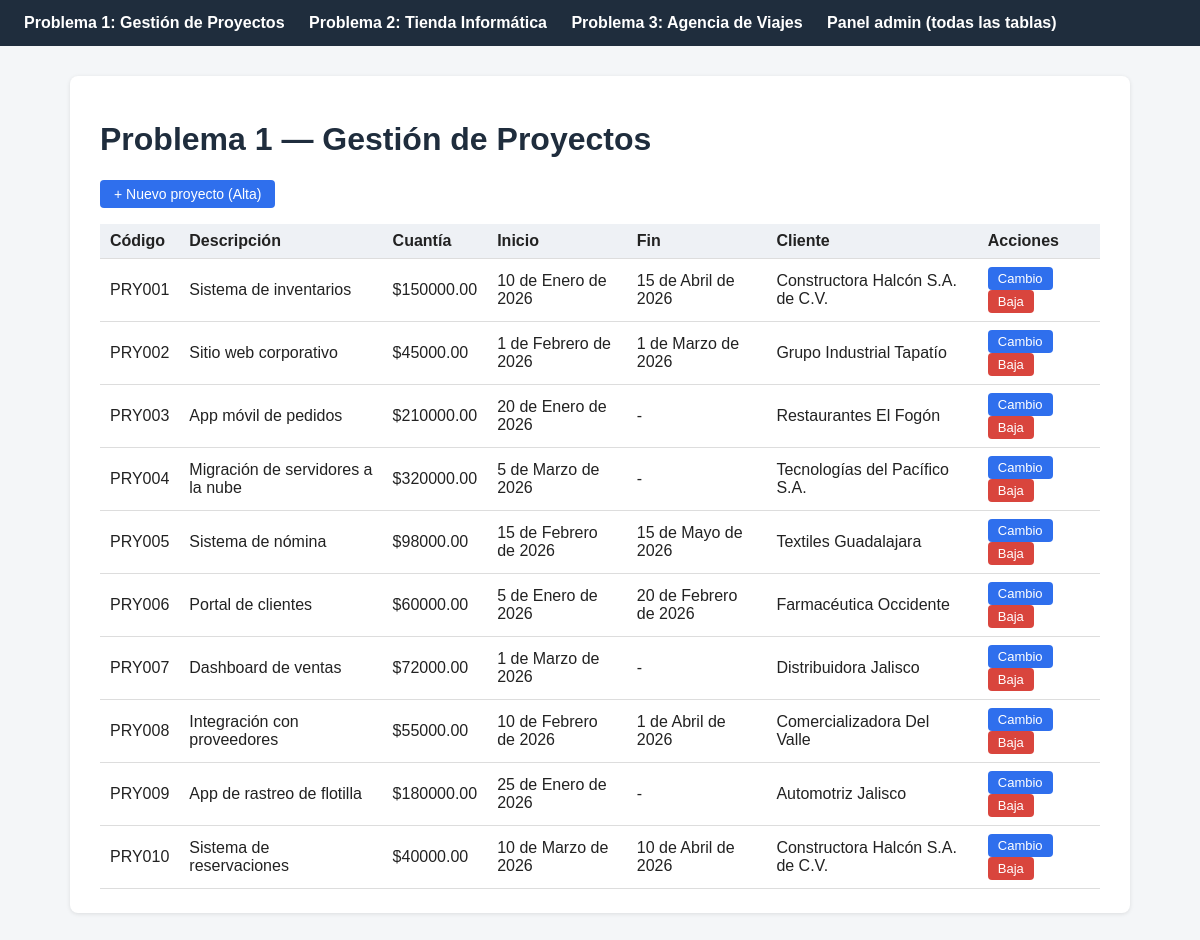
The page /gestion-proyectos/ on the database its author committed.
### gestion_proyectos/models.py (models this page shows, shortened)
class Proyecto(models.Model):
    codigo = models.CharField(max_length=10, primary_key=True)
    descripcion = models.CharField(max_length=200)
    cuantia = models.DecimalField(max_digits=12, decimal_places=2)
    fecha_inicio = models.DateField()
    fecha_fin = models.DateField(null=True, blank=True)
    cliente = models.ForeignKey(Cliente, on_delete=models.CASCADE, db_column="codigo_cliente", related_name="proyectos")
    colaboradores = models.ManyToManyField(Colaborador, through="ProyectoColaborador", related_name="proyectos")
    class Meta:
        db_table = "GP_PROYECTO"
        ordering = ["codigo"]

class Cliente(models.Model):
    codigo = models.CharField(max_length=10, primary_key=True)
    razon_social = models.CharField(max_length=150)
    domicilio = models.CharField(max_length=200)
    telefono = models.CharField(max_length=20)
    class Meta:
        db_table = "GP_CLIENTE"
        ordering = ["codigo"]

### gestion_proyectos/views.py (the view)
# urls.py: path("", views.proyecto_list, name="gp_proyecto_list"),
def proyecto_list(request):
    proyectos = Proyecto.objects.select_related("cliente").all()
    return render(request, "gestion_proyectos/proyecto_list.html", {"proyectos": proyectos})

### gestion_proyectos/templates/gestion_proyectos/proyecto_list.html (shortened to what this page needs)
{% extends "base.html" %}
{% block content %}
<h1>Problema 1 — Gestión de Proyectos</h1>
<p><a class="btn" href="{% url 'gp_proyecto_create' %}">+ Nuevo proyecto (Alta)</a></p>
<table>
    <tr><th>Código</th><th>Descripción</th><th>Cuantía</th><th>Inicio</th><th>Fin</th><th>Cliente</th><th>Acciones</th></tr>
    {% for p in proyectos %}
    <tr>
        <td>{{ p.codigo }}</td>
        <td>{{ p.descripcion }}</td>
        <td>${{ p.cuantia }}</td>
        <td>{{ p.fecha_inicio }}</td>
        <td>{{ p.fecha_fin|default:"-" }}</td>
        <td>{{ p.cliente.razon_social }}</td>
        <td>
            <a class="btn small" href="{% url 'gp_proyecto_update' p.codigo %}">Cambio</a>
            <a class="btn small danger" href="{% url 'gp_proyecto_delete' p.codigo %}">Baja</a>
        </td>
    </tr>
    {% empty %}
    <tr><td colspan="7">No hay proyectos registrados todavía.</td></tr>
    {% endfor %}
</table>
{% endblock %}

### templates/base.html (shortened to what this page needs)
<!DOCTYPE html>
<html lang="es">
<head>
</head>
<body>
<nav>
    <a href="/gestion-proyectos/">Problema 1: Gestión de Proyectos</a>
    <a href="/tienda-informatica/">Problema 2: Tienda Informática</a>
    <a href="/agencia-viajes/">Problema 3: Agencia de Viajes</a>
    <a href="/admin/">Panel admin (todas las tablas)</a>
</nav>
<div class="container">
{% block content %}{% endblock %}
</div>
</body>
</html>

### templates/base.html (style rules this page uses)
body { font-family: Arial, sans-serif; margin: 0; background: #f4f6f8; color: #222; }
nav { background: #1f2d3d; padding: 14px 24px; }
nav a { color: #fff; text-decoration: none; margin-right: 20px; font-weight: bold; }
.container { max-width: 1000px; margin: 30px auto; background: #fff; padding: 24px 30px; border-radius: 8px; box-shadow: 0 1px 4px rgba(0,0,0,0.1); }
h1 { color: #1f2d3d; }
table { width: 100%; border-collapse: collapse; margin-top: 16px; }
th, td { padding: 8px 10px; border-bottom: 1px solid #ddd; text-align: left; }
th { background: #eef1f5; }
a.btn, button.btn { display: inline-block; padding: 6px 14px; border-radius: 4px; background: #2f6fed; color: #fff; text-decoration: none; border: none; cursor: pointer; font-size: 14px; }
a.btn.danger, button.btn.danger { background: #d9453d; }
a.btn.small, button.btn.small { padding: 4px 10px; font-size: 13px; margin-right: 4px; }

### rows shown on the page
Proyecto: codigo "PRY001", descripcion "Sistema de inventarios", cuantia "150000.00", fecha_inicio "10 de Enero de 2026", fecha_fin "15 de Abril de 2026", cliente.razon_social "Constructora Halcón S.A. de C.V."
Proyecto: codigo "PRY002", descripcion "Sitio web corporativo", cuantia "45000.00", fecha_inicio "1 de Febrero de 2026", fecha_fin "1 de Marzo de 2026", cliente.razon_social "Grupo Industrial Tapatío"
Proyecto: codigo "PRY003", descripcion "App móvil de pedidos", cuantia "210000.00", fecha_inicio "20 de Enero de 2026", fecha_fin "-", cliente.razon_social "Restaurantes El Fogón"
Proyecto: codigo "PRY004", descripcion "Migración de servidores a la nube", cuantia "320000.00", fecha_inicio "5 de Marzo de 2026", fecha_fin "-", cliente.razon_social "Tecnologías del Pacífico S.A."
Proyecto: codigo "PRY005", descripcion "Sistema de nómina", cuantia "98000.00", fecha_inicio "15 de Febrero de 2026", fecha_fin "15 de Mayo de 2026", cliente.razon_social "Textiles Guadalajara"
Proyecto: codigo "PRY006", descripcion "Portal de clientes", cuantia "60000.00", fecha_inicio "5 de Enero de 2026", fecha_fin "20 de Febrero de 2026", cliente.razon_social "Farmacéutica Occidente"
Proyecto: codigo "PRY007", descripcion "Dashboard de ventas", cuantia "72000.00", fecha_inicio "1 de Marzo de 2026", fecha_fin "-", cliente.razon_social "Distribuidora Jalisco"
Proyecto: codigo "PRY008", descripcion "Integración con proveedores", cuantia "55000.00", fecha_inicio "10 de Febrero de 2026", fecha_fin "1 de Abril de 2026", cliente.razon_social "Comercializadora Del Valle"
Proyecto: codigo "PRY009", descripcion "App de rastreo de flotilla", cuantia "180000.00", fecha_inicio "25 de Enero de 2026", fecha_fin "-", cliente.razon_social "Automotriz Jalisco"
Proyecto: codigo "PRY010", descripcion "Sistema de reservaciones", cuantia "40000.00", fecha_inicio "10 de Marzo de 2026", fecha_fin "10 de Abril de 2026", cliente.razon_social "Constructora Halcón S.A. de C.V."
